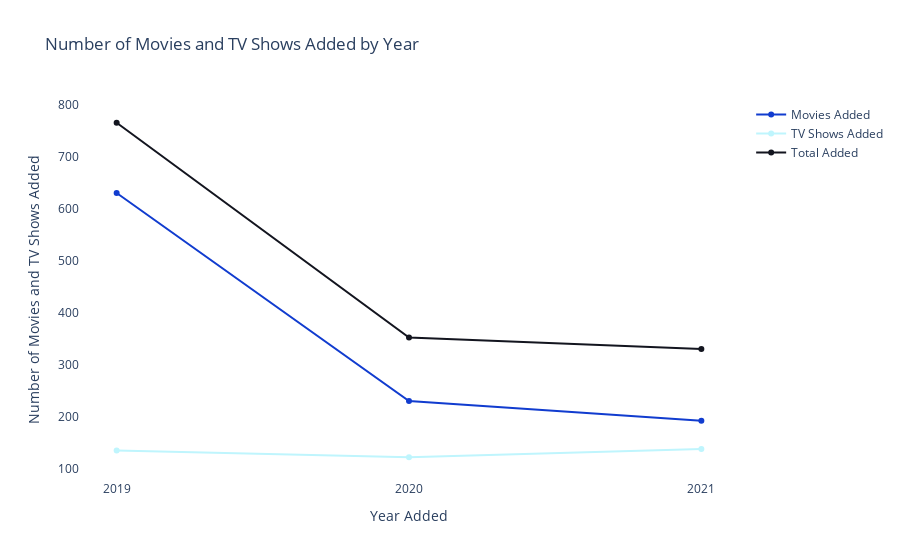

Notebook code cell kept with this figure:
### Markdown cell above
Keep growing in all categories

Maybe because of M&A, they could make more movies and TV Shows

### Code cell
#number of movies added each year, number of tv shows added each year, number of movies and tv shows added each year
fig = go.Figure()
fig.add_trace(go.Scatter(x=dp[dp['type'] == 'Movie'].groupby('year_added').count().reset_index()['year_added'], y=dp[dp['type'] == 'Movie'].groupby('year_added').count().reset_index()['title'], name='Movies Added', line_color=disney_palette[0]))
fig.add_trace(go.Scatter(x=dp[dp['type'] == 'TV Show'].groupby('year_added').count().reset_index()['year_added'], y=dp[dp['type'] == 'TV Show'].groupby('year_added').count().reset_index()['title'], name='TV Shows Added', line_color=disney_palette[1]))
fig.add_trace(go.Scatter(x=dp.groupby('year_added').count().reset_index()['year_added'], y=dp.groupby('year_added').count().reset_index()['title'], name='Total Added', line_color=disney_palette[3]))
fig.update_layout(title_text='Number of Movies and TV Shows Added by Year')
#remove background
fig.update_layout(plot_bgcolor='rgba(0,0,0,0)')
#x axis name
fig.update_xaxes(title_text='Year Added')
#y axis name
fig.update_yaxes(title_text='Number of Movies and TV Shows Added')
fig.show()

### Figure 1 — Plotly figure (JSON) as saved in the notebook; plotly's stock layout.template omitted (floating-point values rounded to 4 significant figures)
{"data": [{"line": {"color": "#113CCF"}, "name": "Movies Added", "type": "scatter", "x": ["2019", "2020", "2021"], "y": [630, 230, 192]}, {"line": {"color": "#BFF5FD"}, "name": "TV Shows Added", "type": "scatter", "x": ["2019", "2020", "2021"], "y": [135, 122, 138]}, {"line": {"color": "#13151F"}, "name": "Total Added", "type": "scatter", "x": ["2019", "2020", "2021"], "y": [765, 352, 330]}], "layout": {"plot_bgcolor": "rgba(0,0,0,0)", "title": {"text": "Number of Movies and TV Shows Added by Year"}, "xaxis": {"title": {"text": "Year Added"}}, "yaxis": {"title": {"text": "Number of Movies and TV Shows Added"}}}}
